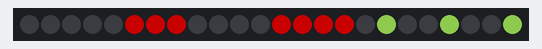
Simulated run of this sketch. Board: ESP32. On the bench: 24 RGB LEDs in strip order, left to right. Dim RGB values are drawn brighter than linear; what the sketch prints to the serial monitor is not drawn.

Above: at 0.45 s.
At 1.37 s:
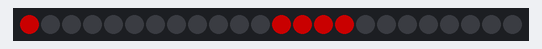

The sketch:

writeLight.ino
```cpp
#include<Adafruit_NeoPixel.h>
#include"headers/akashi_HELLO.h"
#include"headers/side.h"

#define STAY_COUNT 8
#define DEG_STEP 6
#define LED_CNT 16

#define DATA_PIN 2
#define GND_PIN 4
#define VCC_PIN 1
Adafruit_NeoPixel pixels = Adafruit_NeoPixel(LED_CNT+8, DATA_PIN, NEO_GRB + NEO_KHZ800);


void setup()
{
  pixels.begin();
  pinMode(GND_PIN, OUTPUT);
  pinMode(VCC_PIN, OUTPUT);
  digitalWrite(GND_PIN, LOW);
  digitalWrite(VCC_PIN, HIGH);
}


void loop()
{
  for(int img_no=0; img_no<FRAME_COUNT; img_no++){
    for(int stay=0; stay<STAY_COUNT; stay++){

     for(int deg=0; deg<360; deg+=DEG_STEP/2){
      for(int i=0; i<LED_CNT; i++){
           int8_t r = pic[img_no][deg/DEG_STEP][i][0];
           int8_t g = pic[img_no][deg/DEG_STEP][i][1];
           int8_t b = pic[img_no][deg/DEG_STEP][i][2];
           pixels.setPixelColor(i, pixels.Color(r, g, b));
       }
       for(int i=0; i<8; i++){
        int8_t r = sidepic[deg/(DEG_STEP/2)][i][0];
        int8_t g = sidepic[deg/(DEG_STEP/2)][i][1];
        int8_t b = sidepic[deg/(DEG_STEP/2)][i][2];
        pixels.setPixelColor(i+LED_CNT, pixels.Color(r, g, b));
        //pixels.setPixelColor(i+LED_CNT, pixels.Color(127, 0, 0));
        Serial.printf("%d %d %d\n", r, g, b);
       }
       delay(0.8);
       pixels.show();
      }

    }
  }

}
```

Source omitted: kashi_HELLO.h (data table, 157251 bytes), side.h (data table, 9920 bytes)
